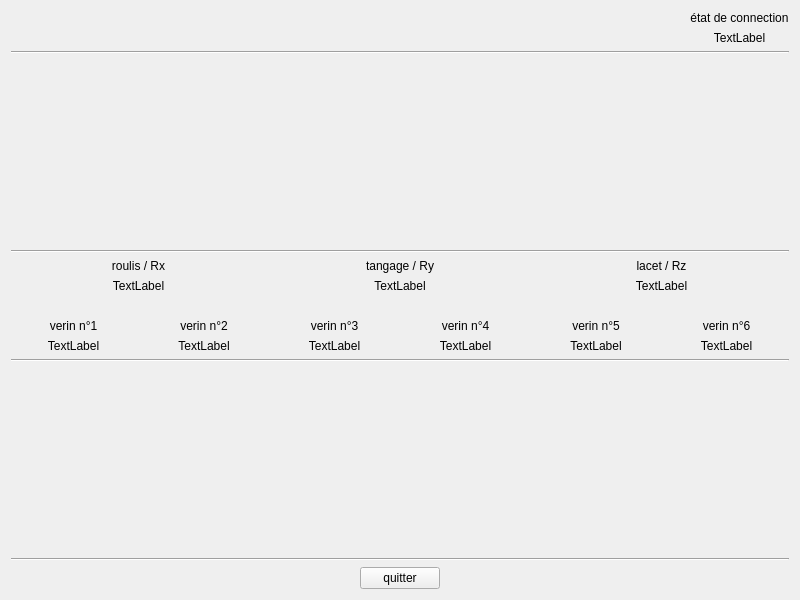
<?xml version="1.0" encoding="UTF-8"?>
<ui version="4.0">
 <class>UDP</class>
 <widget class="QWidget" name="UDP">
  <property name="geometry">
   <rect>
    <x>0</x>
    <y>0</y>
    <width>800</width>
    <height>600</height>
   </rect>
  </property>
  <property name="sizePolicy">
   <sizepolicy hsizetype="Expanding" vsizetype="Expanding">
    <horstretch>0</horstretch>
    <verstretch>0</verstretch>
   </sizepolicy>
  </property>
  <property name="minimumSize">
   <size>
    <width>0</width>
    <height>0</height>
   </size>
  </property>
  <property name="contextMenuPolicy">
   <enum>Qt::PreventContextMenu</enum>
  </property>
  <property name="windowTitle">
   <string>FlightSimMotionControl</string>
  </property>
  <property name="windowIcon">
   <iconset resource="../build-FlightSimMotionControl-Desktop-Release/qmake_qmake_immediate.qrc">
    <normaloff>:/hexa.png</normaloff>:/hexa.png</iconset>
  </property>
  <layout class="QGridLayout" name="gridLayout">
   <item row="0" column="0">
    <layout class="QHBoxLayout" name="horizontalLayout_7">
     <item>
      <spacer name="horizontalSpacer_3">
       <property name="orientation">
        <enum>Qt::Horizontal</enum>
       </property>
       <property name="sizeHint" stdset="0">
        <size>
         <width>40</width>
         <height>20</height>
        </size>
       </property>
      </spacer>
     </item>
     <item>
      <layout class="QVBoxLayout" name="verticalLayout_3">
       <item>
        <widget class="QLabel" name="label_11">
         <property name="text">
          <string>état de connection</string>
         </property>
         <property name="alignment">
          <set>Qt::AlignCenter</set>
         </property>
        </widget>
       </item>
       <item>
        <widget class="QLabel" name="statconnection">
         <property name="styleSheet">
          <string notr="true"/>
         </property>
         <property name="text">
          <string>TextLabel</string>
         </property>
         <property name="alignment">
          <set>Qt::AlignCenter</set>
         </property>
        </widget>
       </item>
      </layout>
     </item>
    </layout>
   </item>
   <item row="6" column="0">
    <spacer name="verticalSpacer_2">
     <property name="orientation">
      <enum>Qt::Vertical</enum>
     </property>
     <property name="sizeType">
      <enum>QSizePolicy::Fixed</enum>
     </property>
     <property name="sizeHint" stdset="0">
      <size>
       <width>20</width>
       <height>20</height>
      </size>
     </property>
    </spacer>
   </item>
   <item row="8" column="0">
    <widget class="Line" name="line_2">
     <property name="orientation">
      <enum>Qt::Horizontal</enum>
     </property>
    </widget>
   </item>
   <item row="11" column="0">
    <layout class="QHBoxLayout" name="horizontalLayout_4">
     <item>
      <spacer name="horizontalSpacer">
       <property name="orientation">
        <enum>Qt::Horizontal</enum>
       </property>
       <property name="sizeHint" stdset="0">
        <size>
         <width>40</width>
         <height>20</height>
        </size>
       </property>
      </spacer>
     </item>
     <item>
      <widget class="QPushButton" name="pushButton">
       <property name="text">
        <string>quitter</string>
       </property>
      </widget>
     </item>
     <item>
      <spacer name="horizontalSpacer_2">
       <property name="orientation">
        <enum>Qt::Horizontal</enum>
       </property>
       <property name="sizeHint" stdset="0">
        <size>
         <width>40</width>
         <height>20</height>
        </size>
       </property>
      </spacer>
     </item>
    </layout>
   </item>
   <item row="9" column="0">
    <spacer name="verticalSpacer_4">
     <property name="orientation">
      <enum>Qt::Vertical</enum>
     </property>
     <property name="sizeType">
      <enum>QSizePolicy::Expanding</enum>
     </property>
     <property name="sizeHint" stdset="0">
      <size>
       <width>20</width>
       <height>150</height>
      </size>
     </property>
    </spacer>
   </item>
   <item row="7" column="0">
    <layout class="QVBoxLayout" name="verticalLayout">
     <item>
      <layout class="QHBoxLayout" name="horizontalLayout">
       <item>
        <widget class="QLabel" name="label_3">
         <property name="text">
          <string>verin n°1</string>
         </property>
         <property name="alignment">
          <set>Qt::AlignCenter</set>
         </property>
        </widget>
       </item>
       <item>
        <widget class="QLabel" name="label_6">
         <property name="text">
          <string>verin n°2</string>
         </property>
         <property name="alignment">
          <set>Qt::AlignCenter</set>
         </property>
        </widget>
       </item>
       <item>
        <widget class="QLabel" name="label_5">
         <property name="text">
          <string>verin n°3</string>
         </property>
         <property name="alignment">
          <set>Qt::AlignCenter</set>
         </property>
        </widget>
       </item>
       <item>
        <widget class="QLabel" name="label_4">
         <property name="text">
          <string>verin n°4</string>
         </property>
         <property name="alignment">
          <set>Qt::AlignCenter</set>
         </property>
        </widget>
       </item>
       <item>
        <widget class="QLabel" name="label_2">
         <property name="text">
          <string>verin n°5</string>
         </property>
         <property name="alignment">
          <set>Qt::AlignCenter</set>
         </property>
        </widget>
       </item>
       <item>
        <widget class="QLabel" name="label">
         <property name="text">
          <string>verin n°6</string>
         </property>
         <property name="alignment">
          <set>Qt::AlignCenter</set>
         </property>
        </widget>
       </item>
      </layout>
     </item>
     <item>
      <layout class="QHBoxLayout" name="horizontalLayout_3">
       <item>
        <widget class="QLabel" name="LL1">
         <property name="text">
          <string>TextLabel</string>
         </property>
         <property name="alignment">
          <set>Qt::AlignCenter</set>
         </property>
        </widget>
       </item>
       <item>
        <widget class="QLabel" name="LL2">
         <property name="text">
          <string>TextLabel</string>
         </property>
         <property name="alignment">
          <set>Qt::AlignCenter</set>
         </property>
        </widget>
       </item>
       <item>
        <widget class="QLabel" name="LL3">
         <property name="text">
          <string>TextLabel</string>
         </property>
         <property name="scaledContents">
          <bool>true</bool>
         </property>
         <property name="alignment">
          <set>Qt::AlignCenter</set>
         </property>
        </widget>
       </item>
       <item>
        <widget class="QLabel" name="LL4">
         <property name="text">
          <string>TextLabel</string>
         </property>
         <property name="alignment">
          <set>Qt::AlignCenter</set>
         </property>
        </widget>
       </item>
       <item>
        <widget class="QLabel" name="LL5">
         <property name="text">
          <string>TextLabel</string>
         </property>
         <property name="alignment">
          <set>Qt::AlignCenter</set>
         </property>
        </widget>
       </item>
       <item>
        <widget class="QLabel" name="LL6">
         <property name="layoutDirection">
          <enum>Qt::LeftToRight</enum>
         </property>
         <property name="text">
          <string>TextLabel</string>
         </property>
         <property name="alignment">
          <set>Qt::AlignCenter</set>
         </property>
        </widget>
       </item>
      </layout>
     </item>
    </layout>
   </item>
   <item row="1" column="0">
    <widget class="Line" name="line">
     <property name="orientation">
      <enum>Qt::Horizontal</enum>
     </property>
    </widget>
   </item>
   <item row="2" column="0">
    <spacer name="verticalSpacer">
     <property name="orientation">
      <enum>Qt::Vertical</enum>
     </property>
     <property name="sizeType">
      <enum>QSizePolicy::Expanding</enum>
     </property>
     <property name="sizeHint" stdset="0">
      <size>
       <width>20</width>
       <height>150</height>
      </size>
     </property>
    </spacer>
   </item>
   <item row="3" column="0">
    <widget class="Line" name="line_3">
     <property name="orientation">
      <enum>Qt::Horizontal</enum>
     </property>
    </widget>
   </item>
   <item row="4" column="0">
    <layout class="QVBoxLayout" name="verticalLayout_2">
     <item>
      <layout class="QHBoxLayout" name="horizontalLayout_2">
       <item>
        <widget class="QLabel" name="label_8">
         <property name="text">
          <string>roulis / Rx</string>
         </property>
         <property name="alignment">
          <set>Qt::AlignCenter</set>
         </property>
        </widget>
       </item>
       <item>
        <widget class="QLabel" name="label_9">
         <property name="text">
          <string>tangage / Ry</string>
         </property>
         <property name="alignment">
          <set>Qt::AlignCenter</set>
         </property>
        </widget>
       </item>
       <item>
        <widget class="QLabel" name="label_7">
         <property name="text">
          <string>lacet / Rz</string>
         </property>
         <property name="alignment">
          <set>Qt::AlignCenter</set>
         </property>
        </widget>
       </item>
      </layout>
     </item>
     <item>
      <layout class="QHBoxLayout" name="horizontalLayout_6">
       <item>
        <widget class="QLabel" name="labroll">
         <property name="text">
          <string>TextLabel</string>
         </property>
         <property name="alignment">
          <set>Qt::AlignCenter</set>
         </property>
        </widget>
       </item>
       <item>
        <widget class="QLabel" name="labpitch">
         <property name="text">
          <string>TextLabel</string>
         </property>
         <property name="alignment">
          <set>Qt::AlignCenter</set>
         </property>
        </widget>
       </item>
       <item>
        <widget class="QLabel" name="labheading">
         <property name="text">
          <string>TextLabel</string>
         </property>
         <property name="alignment">
          <set>Qt::AlignCenter</set>
         </property>
        </widget>
       </item>
      </layout>
     </item>
    </layout>
   </item>
   <item row="10" column="0">
    <widget class="Line" name="line_4">
     <property name="orientation">
      <enum>Qt::Horizontal</enum>
     </property>
    </widget>
   </item>
  </layout>
 </widget>
 <resources>
  <include location="../build-FlightSimMotionControl-Desktop-Release/qmake_qmake_immediate.qrc"/>
 </resources>
 <connections>
  <connection>
   <sender>pushButton</sender>
   <signal>pressed()</signal>
   <receiver>UDP</receiver>
   <slot>close()</slot>
   <hints>
    <hint type="sourcelabel">
     <x>395</x>
     <y>490</y>
    </hint>
    <hint type="destinationlabel">
     <x>399</x>
     <y>299</y>
    </hint>
   </hints>
  </connection>
 </connections>
</ui>
